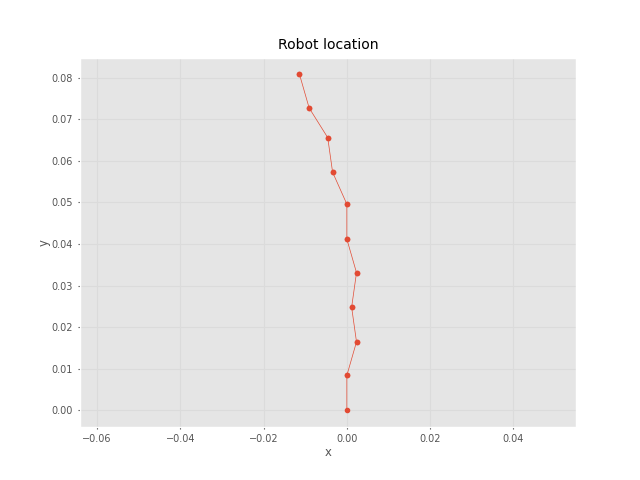

The script that saved this image:
import roboticstoolbox as rtb
import matplotlib.pyplot as plt
import numpy as np

robot_width = 0.12
wheel_radius = 0.042

robot = rtb.DiffSteer(W=robot_width, x0=(0, 0, np.pi/2))
robot

ω1 = np.array([2, 4, 2, -6])
ω2 = np.array([2, -4, 2, 6])

vl = ω1*wheel_radius
vr = ω2*wheel_radius

times = 5

for _ in range(times):
    for vl_i, vr_i in zip(vl, vr):
        robot.step((vl_i, vr_i))
        
print(robot.x_hist)

x = np.insert(robot.x_hist[:,0], 0, robot.x0[0])
y = np.insert(robot.x_hist[:,1], 0, robot.x0[1])

plt.plot(x, y, marker='.')
plt.axis('equal')
plt.xlabel('x')
plt.ylabel('y')
plt.title('Robot location')

plt.savefig('robot_wheel')